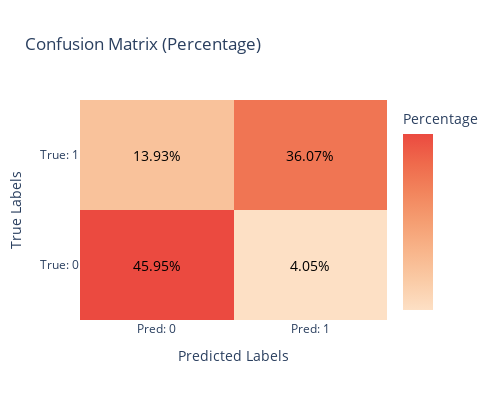

This figure's notebook cell:
### Code cell
# Confusion matrix
import plotly.graph_objects as go
import numpy as np

cm = np.array([[tn, fp], [fn, tp]])

total = cm.sum()
cm_percentage = cm / total * 100

# Create a heatmap for the confusion matrix with percentages
fig = go.Figure(
    data=go.Heatmap(
        z=cm_percentage,
        x=["Pred: 0", "Pred: 1"],
        y=["True: 0", "True: 1"],
        colorscale="Peach",  # A more pleasant color palette
        colorbar=dict(title="Percentage", tickvals=[0, 100]),
        showscale=True,
    )
)

# Add titles, labels, and precision, recall, F1 score as annotation
fig.update_layout(
    title="Confusion Matrix (Percentage)",
    xaxis_title="Predicted Labels",
    yaxis_title="True Labels",
    width=500,  # Set the width of the plot
    height=400,  # Set the height of the plot
)

# Add text annotations to show percentage values in each cell
for i in range(cm_percentage.shape[0]):
    for j in range(cm_percentage.shape[1]):
        fig.add_annotation(
            x=j,
            y=i,
            text=f"{cm_percentage[i, j]:.2f}%",
            showarrow=False,
            font=dict(size=14, color="black"),
            align="center",
        )

# Show the plot
fig.show()

### Figure 1 — Plotly figure (JSON) as saved in the notebook; plotly's stock layout.template omitted (floating-point values rounded to 4 significant figures)
{"data": [{"colorbar": {"tickvals": [0, 100], "title": {"text": "Percentage"}}, "colorscale": [[0, "rgb(253, 224, 197)"], [0.1667, "rgb(250, 203, 166)"], [0.3333, "rgb(248, 181, 139)"], [0.5, "rgb(245, 158, 114)"], [0.6667, "rgb(242, 133, 93)"], [0.8333, "rgb(239, 106, 76)"], [1, "rgb(235, 74, 64)"]], "showscale": true, "type": "heatmap", "x": ["Pred: 0", "Pred: 1"], "y": ["True: 0", "True: 1"], "z": [[45.95, 4.049], [13.93, 36.07]]}], "layout": {"annotations": [{"align": "center", "font": {"color": "black", "size": 14}, "showarrow": false, "text": "45.95%", "x": 0, "y": 0}, {"align": "center", "font": {"color": "black", "size": 14}, "showarrow": false, "text": "4.05%", "x": 1, "y": 0}, {"align": "center", "font": {"color": "black", "size": 14}, "showarrow": false, "text": "13.93%", "x": 0, "y": 1}, {"align": "center", "font": {"color": "black", "size": 14}, "showarrow": false, "text": "36.07%", "x": 1, "y": 1}], "height": 400, "title": {"text": "Confusion Matrix (Percentage)"}, "width": 500, "xaxis": {"title": {"text": "Predicted Labels"}}, "yaxis": {"title": {"text": "True Labels"}}}}
